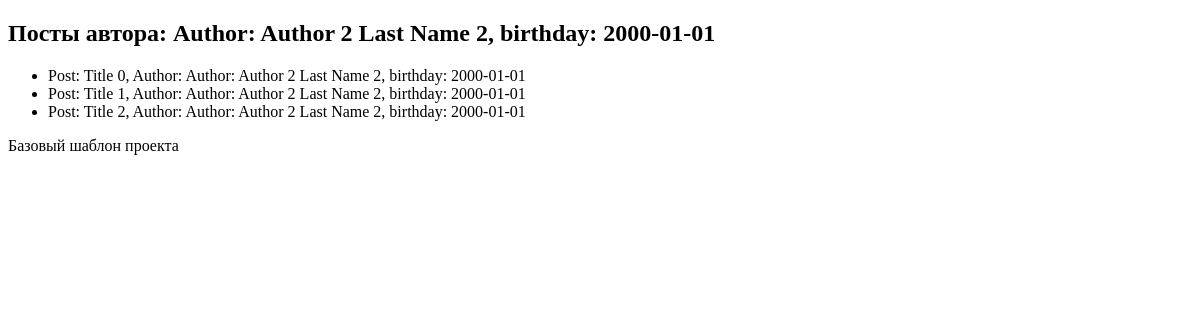
The app's page /authors_post/2/, older data.
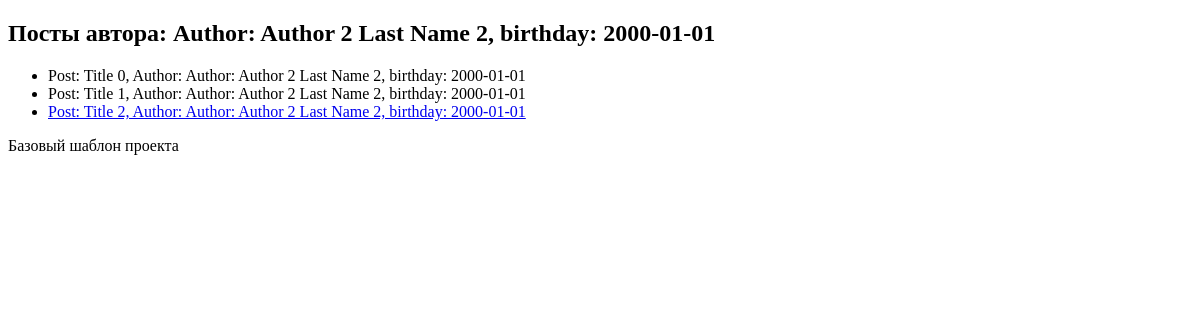
The same page, newer data.
### app_1/models.py (models this page shows, shortened)
class Author(models.Model):
    name = models.CharField(max_length=100)
    last_name = models.CharField(max_length=100)
    email = models.EmailField()
    bio = models.TextField()
    birthday = models.DateField()
    def __str__(self):
        return f'Author: {self.name} {self.last_name}, birthday: {self.birthday}'

class Post(models.Model):
    title = models.CharField(max_length=200)
    content = models.TextField()
    publish_date = models.DateTimeField(auto_now_add=True)
    author = models.ForeignKey(Author, on_delete=models.CASCADE)
    category = models.CharField(max_length=100)
    views = models.IntegerField(default=0)
    is_published = models.BooleanField(default=False)
    def __str__(self):
        return f'Post: {self.title}, Author: {self.author}'

### app_1/views.py (the view)
# urls.py: path('authors_post/<int:author_id>/', views.authors_post, name='authors_post'),
def authors_post(request, author_id):
    author = Author.objects.get(id=author_id)
    posts = Post.objects.filter(author=author)
    context = {'author': author, 'posts': posts}
    logger.info(f'Автор: {author} - Посты: {posts}')
    return render(request, 'app_1/author_post.html', context=context)

### app_1/templates/app_1/author_post.html (shortened to what this page needs)
{% extends 'app_1/base.html' %}
{% block content %}
    <h2>Посты автора: {{ author }}</h2>
    <ul>
        {% for post in posts %}
            {% if post.is_published %}
                <li><a href="{% url 'post' post_id=post.pk %}">{{ post }}</a></li>
            {% else %}
                <li>{{ post }}</li>
            {% endif %}
        {% endfor %}
    </ul>
{% endblock %}

### app_1/templates/app_1/base.html (shortened to what this page needs)
<!DOCTYPE html>
<html lang="ru">
<head>
</head>
<body>
    {% block content %}{% endblock %}
<footer>Базовый шаблон проекта</footer>
</body>
</html>

Row changes from the older to the newer data that the page shows:
changed Post "Post: Title 2, Author: Author: Author 2 Last Name 2, birthday: 2000-01-01": is_published False → True (drawn)
